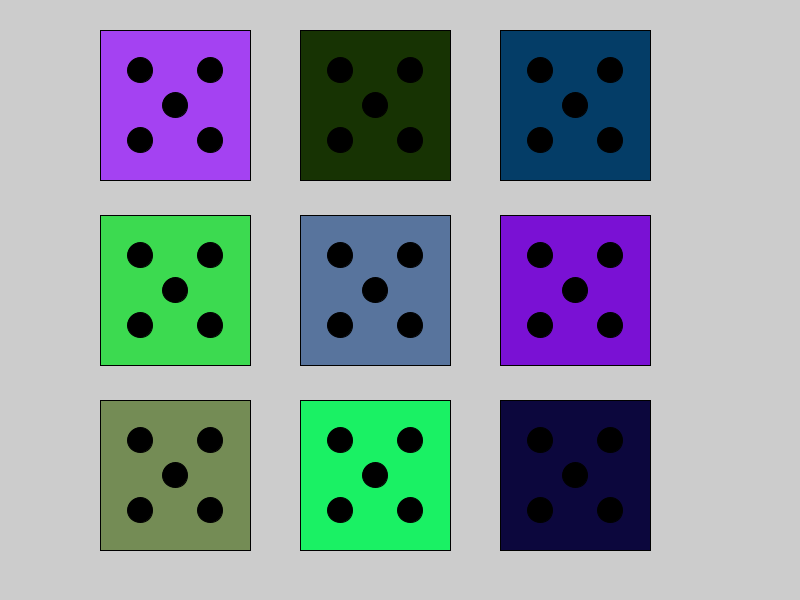
Frame 1 (no input)
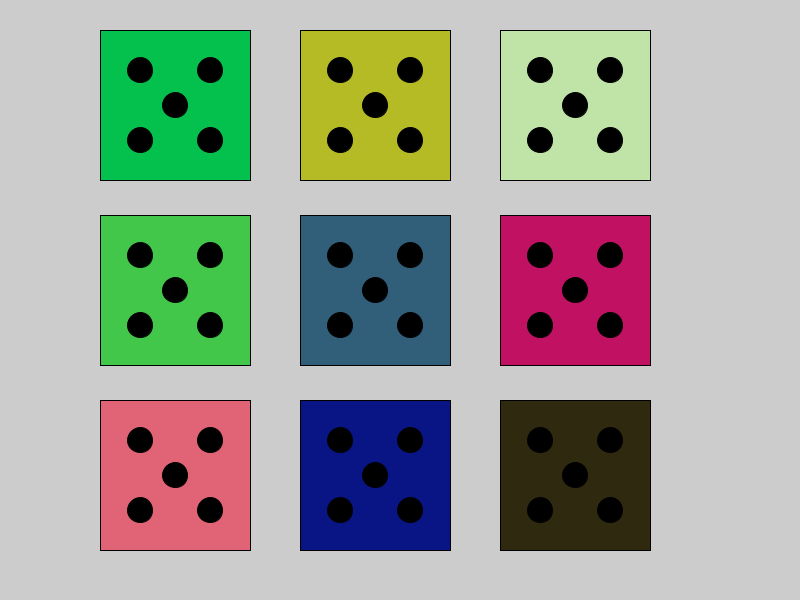
Frame 2 (the mouse pressed at the canvas centre, redrawn once)

The Processing sketch that drew these frames (run headless with seeded random() and noise(); the mouse was pressed at the canvas centre and the sketch redrawn once):

// Processing sketch: Dice_pde
// ── Dice_pde.pde
Die die1;
Die die2;
Die die3;
Die die4;
Die die5;
Die die6;
Die die7;
Die die8;
Die die9;


void setup() {
  //no loop means that draw is only called once
  //OR if you ever call redraw()
  size (800, 600);
  
  die1 = new Die(width-600, height-470);
  die2 = new Die(width-600, height-285);
  die3 = new Die(width-600, height-100);
  die4 = new Die(width-400, height-470);
  die5 = new Die(width-400, height-285);
  die6 = new Die(width-400, height-100);
  die7 = new Die(width-200, height-470);
  die8= new Die(width-200, height-285);
  die9 = new Die(width-200, height-100);
  noLoop();
}

void draw() {
  //your code here
  die1.show();
  die2.show();
  die3.show();
  die4.show();
  die5.show();
  die6.show();
  die7.show();
  die8.show();
  die9.show();
}

void mousePressed() {
  redraw();
}


//Dice: Models a single 6 sided dice cube
//Each instance should randomly assign itself a value from 1 to 6
class Die {
  //variable declarations for your Die instances here
  int x_pos, y_pos, result;

  //constructor
  Die(int x, int y) {
    //variable initializations here
    x_pos=x;
    y_pos=y;
  }

  //Simulate a roll of a die
  void roll() {
    //your code here, 
    //should randomly assign a value from 1 to 6
    
    int[] dieArray = new int[9];
    for (int i = 0; i < dieArray.length; i++){
      result = (int)(Math.random()*6+1);
      dieArray[i] = result;
    }
    
  }

  /*
    Use the randomly assigned roll value to draw the face of a die
   */
  void show() {
    //your code here
    pushMatrix();
    translate(x_pos, y_pos);
    fill (random(255), random(255),random(255));
    rect(-100, -100, 150, 150);
    
    fill(0);
    if (result == 1) { 
      ellipse(-25, -25, 25, 25);
    }
    if (result == 2) {
      ellipse(-15, -15, 25, 25);
      ellipse(15, 15, 25, 25);
    }
    if (result == 3){
      ellipse(10, 10, 25, 25);
      ellipse(-25, -25, 25, 25);
      ellipse(-60, -60, 25, 25);
    }
    if (result == 4) {
      ellipse(-15, -15, 25, 25);
      ellipse(15, 15, 25, 25);
      ellipse(15, -15, 25, 25);
      ellipse(15, -15, 25, 25);
    }
    if (result == 5) fill(0);{
      ellipse(10, 10, 25, 25);
      ellipse(-25, -25, 25, 25);
      ellipse(-60, -60, 25, 25);
      ellipse(10, -60, 25, 25);
      ellipse(-60, 10, 25, 25);
    }
    if (result == 6) {
      ellipse(-15, 0, 25, 25);
      ellipse(15, 0, 25, 25);
      ellipse(-15, -15, 25, 25);
      ellipse(15, 15, 25, 25);
      ellipse(15, -15, 25, 25);
      ellipse(15, -15, 25, 25);
    }
    popMatrix();
  }
}
